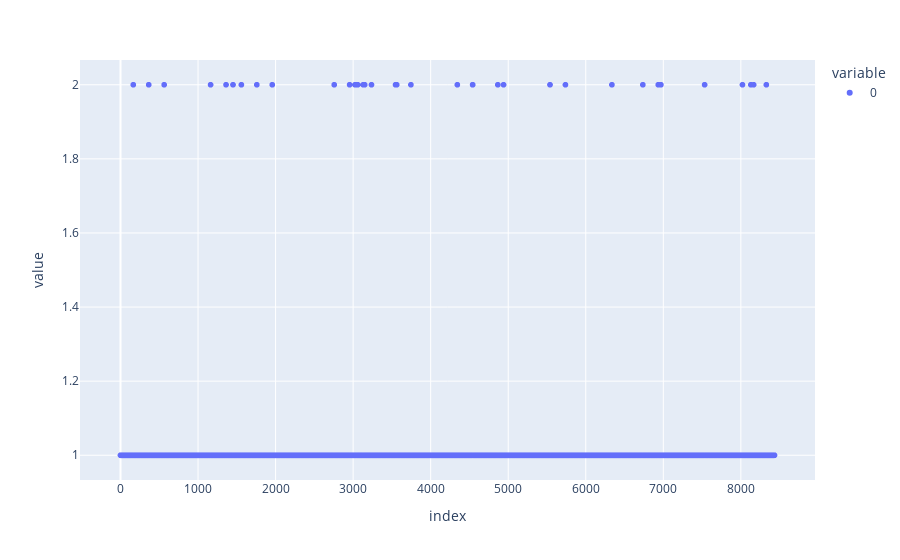

The notebook cell this image was saved under:
### Code cell
di = np.round(
    np.array(
        [
            cs.distance(s1, s2)
            / (0.5 * s1.full_speed + 0.5 * s2.full_speed)
            * rough_frequency
            for (s1, _), (s2, _) in zip(samples[:-1], samples[1:])
        ]
    )
)

px.scatter(di)

### Figure 1 — Plotly figure (JSON) as saved in the notebook; plotly's stock layout.template omitted (floating-point values rounded to 4 significant figures; data arrays with more than 128 entries replaced by an {"elided": "..."} marker saying what was removed)
{"data": [{"hovertemplate": "variable=0<br>index=%{x}<br>value=%{y}<extra></extra>", "legendgroup": "0", "marker": {"color": "#636efa", "symbol": "circle"}, "mode": "markers", "name": "0", "showlegend": true, "type": "scattergl", "x": {"elided": "8435 int values"}, "xaxis": "x", "y": {"elided": "8435 float values"}, "yaxis": "y"}], "layout": {"legend": {"title": {"text": "variable"}, "tracegroupgap": 0}, "margin": {"t": 60}, "xaxis": {"anchor": "y", "domain": [0, 1], "title": {"text": "index"}}, "yaxis": {"anchor": "x", "domain": [0, 1], "title": {"text": "value"}}}}
